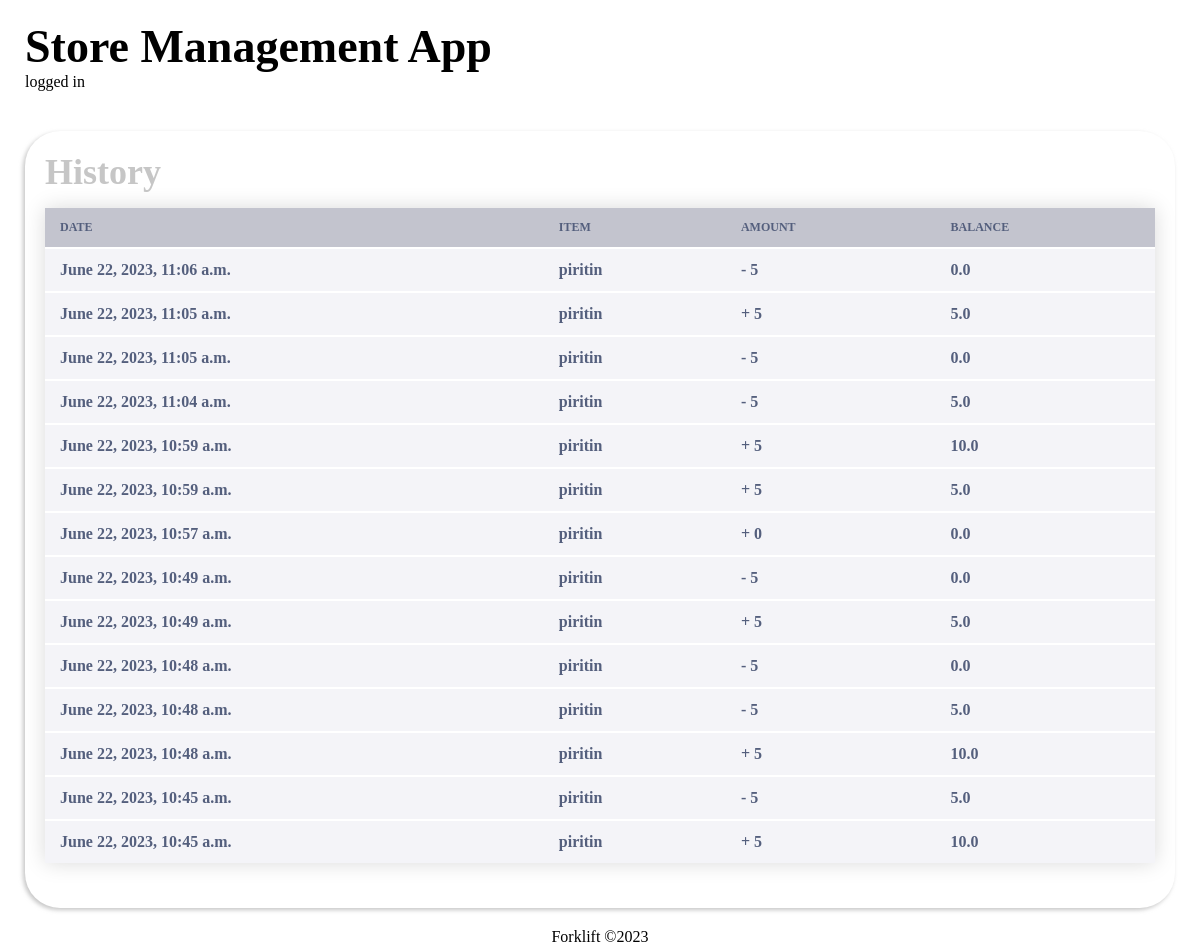
The page /history/1 (signed in) on the database as committed earlier.
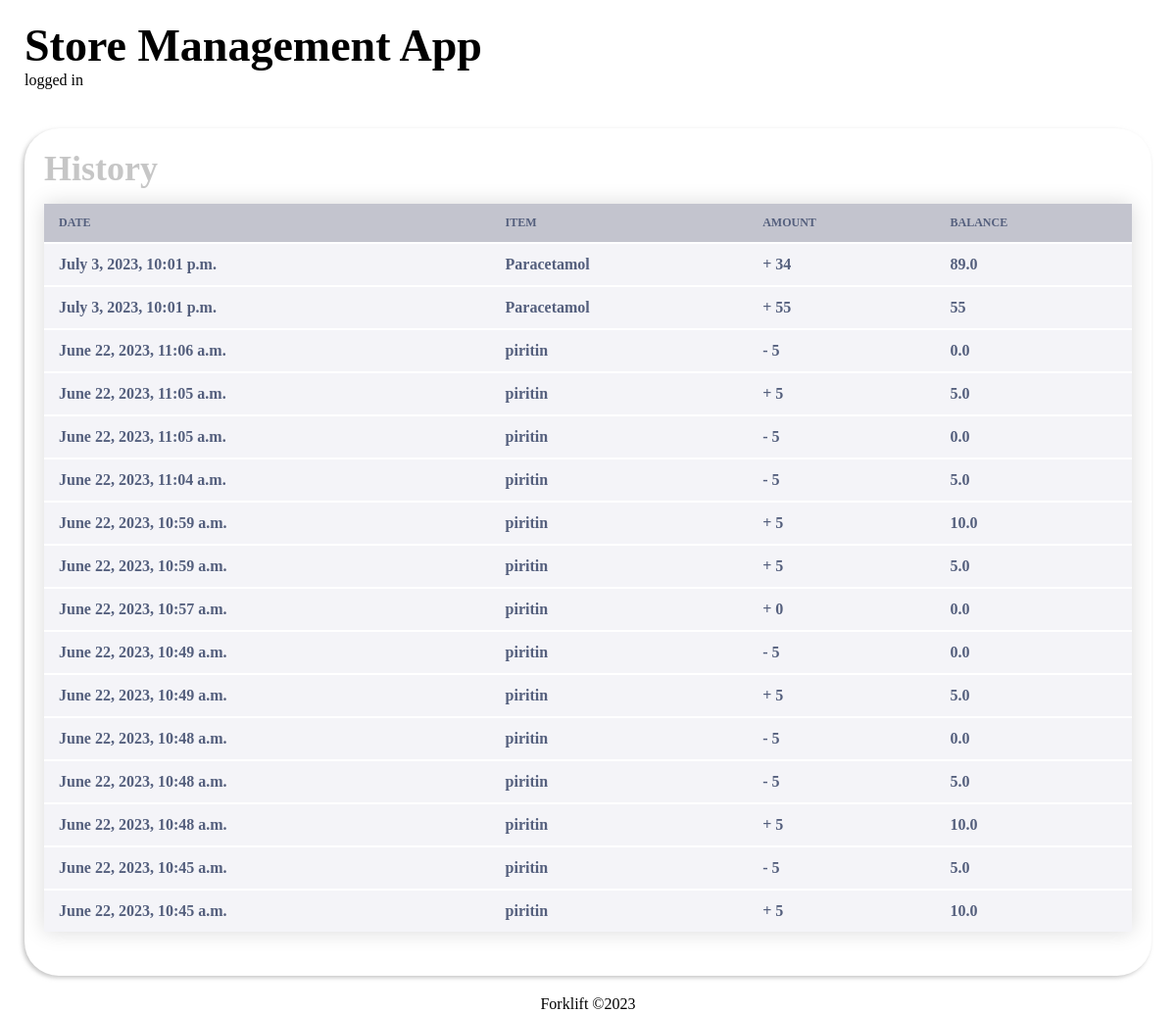
The same page on the database as committed later.
### store/models.py (models this page shows)
class MicroHistory(models.Model):
    date_created = models.DateTimeField(auto_now=True)
    item_name = models.CharField(max_length = 500)
    amount = models.CharField(max_length = 500)
    bal = models.CharField(max_length = 500, null=True, blank=True)
    dept = models.ForeignKey(Department, related_name="micro_history_category",
                                        on_delete=models.SET_NULL, null=True, blank=True)
    slug = models.SlugField(max_length=2000, null=True, blank=True)

### store/views.py (the view)
# urls.py: path('history/<int:pk>', views.history, name='history'),
@login_required
def history(request, pk):
    if pk == 1:
        history = MicroHistory.objects.all().filter(dept=pk).order_by('-date_created')
        history = history.values()
    elif pk == 2:
        history = HaemHistory.objects.all().filter(dept=pk).order_by('-date_created')
        history = history.values()
    elif pk == 3:
        history = ChemHistory.objects.all().filter(dept=pk).order_by('-date_created')
        history = history.values()
    elif pk == 4:
        history = HistoHistory.objects.all().filter(dept=pk).order_by('-date_created')
        history = history.values()
    return render(request, 'history.html', {'history': history})

### templates/history.html (shortened to what this page needs)
{% load static %}
<!DOCTYPE html>
<html lang="en">
<head>
    <link href="{% static './css/history.css' %}" rel="stylesheet">
</head>
<body>
    <header>
        <h1>Store Management App</h1>
        <span>logged in</span>
    </header>
    <main>
        <section class="hero">
            <div class="card_wrapper">
                <div class="header_div">
                    <h3>History</h3>
                </div>
                <div class="items_wrapper">
                    <table>
                        <thead>
                            <tr>
                                <th>Date</th>
                                <th>Item</th>
                                <th>Amount</th>
                                <th>Balance</th>
                            </tr>
                        </thead>
                        <tbody>
                            {% for hist in history %}
                                <tr>
                                    <td>{{hist.date_created}}</td>
                                    <td>{{hist.item_name}}</td>
                                    <td>{{hist.amount}}</td>
                                    <td>{{hist.bal}}</td>
                                </tr>
                            {% endfor %}
                        </tbody>
                    </table>
                </div>
            </div>
        </section>
    </main>
    <footer>
        <Span>Forklift &copy2023</Span>
    </footer>
</body>
</html>

### static/css/history.css (style rules this page uses)
* { margin: 0; }
header { padding: 20px 25px; }
header h1 { font-size: 46px; font-weight: 900; color: black; }
main { display: flex; flex-direction: row; justify-content: space-between; padding: 20px 25px; }
section.hero { width: 100%; min-height: 460px; border-radius: 35px; padding-bottom: 10px; box-shadow: -2px 2px 4px #AAAA; }
section.hero .card_wrapper { padding: 20px 20px; }
section.hero .card_wrapper .header_div { display: flex; justify-content: space-between; align-items: center; }
section.hero .card_wrapper .header_div h3 { font-size: 36px; color: #AAAA; text-transform: capitalize; }
.card_wrapper table { border-collapse: collapse; margin: 15px 0; font-size: 14px; font-weight: 400; color: #545F7D; min-width: 100%; background-color: #ffff; box-shadow: 0 0 20px rgba(0, 0, 0, 0.15); }
.card_wrapper table thead { background: #C3C4CE; border-radius: 15px; }
.card_wrapper table thead tr { text-align: left; border-radius: 15px !important; }
.card_wrapper table thead tr th { padding: 12px 15px; text-transform: uppercase; font-size: 12px; }
.card_wrapper table tbody { background-color: #F4F4F8; }
.card_wrapper table tbody tr { background-color: #F4F4F8; border-top: 2px solid #ffff; }
.card_wrapper table tbody tr td { padding: 12px 15px; font-size: 16px; font-weight: 600; position: relative; }
footer { text-align: center; }

Rows that differ between the two databases and show on the page:
added MicroHistory: date_created "July 3, 2023, 10:01 p.m.", item_name "Paracetamol", amount "+ 34", bal "89.0"
added MicroHistory: date_created "July 3, 2023, 10:01 p.m.", item_name "Paracetamol", amount "+ 55", bal "55"
